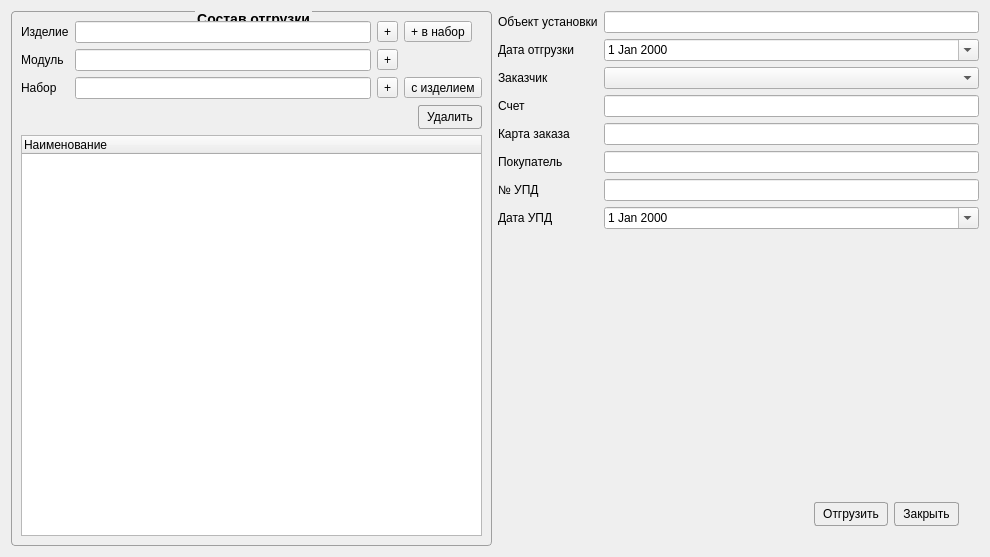
<?xml version="1.0" encoding="UTF-8"?>
<ui version="4.0">
 <class>ShipWindow</class>
 <widget class="QDialog" name="ShipWindow">
  <property name="geometry">
   <rect>
    <x>0</x>
    <y>0</y>
    <width>990</width>
    <height>557</height>
   </rect>
  </property>
  <property name="windowTitle">
   <string>Отгрузка</string>
  </property>
  <property name="styleSheet">
   <string notr="true">QGroupBox {
    border: 1px solid #9F9F9F;
    font-size: 14px;
    font-weight: 800;
    color: black;
    border-radius: 4px;
    margin-top: 2.5ex; 
    padding-top: 2ex;
}
QGroupBox::title {
    subcontrol-origin: margin;
    subcontrol-position: top center;
}


QPushButton {
    border-radius: 3px;
    border: 1px solid #9F9F9F;
	padding-left: 8px;
	padding-right: 8px;
	padding-top: 4px;
	padding-bottom: 4px;
}

QPushButton:hover { 
	background-color: white;
}

QPushButton:pressed {
background-color: LightGray;
    position: relative;
     top: 4px; left: 4px;
}


</string>
  </property>
  <layout class="QHBoxLayout" name="horizontalLayout_3">
   <item>
    <widget class="QGroupBox" name="groupBox">
     <property name="title">
      <string>Состав отгрузки</string>
     </property>
     <layout class="QVBoxLayout" name="verticalLayout">
      <item>
       <layout class="QGridLayout" name="gridLayout">
        <item row="1" column="1">
         <widget class="QLineEdit" name="leNumModul"/>
        </item>
        <item row="1" column="0">
         <widget class="QLabel" name="label_5">
          <property name="text">
           <string>Модуль</string>
          </property>
         </widget>
        </item>
        <item row="0" column="3">
         <widget class="QToolButton" name="tbAddSetterProd">
          <property name="toolTip">
           <string>Добавить изделие  нвборе</string>
          </property>
          <property name="text">
           <string>+ в набор</string>
          </property>
         </widget>
        </item>
        <item row="0" column="1">
         <widget class="QLineEdit" name="leNumProd"/>
        </item>
        <item row="0" column="2">
         <widget class="QToolButton" name="tbNumProd">
          <property name="toolTip">
           <string>Добавить изделие</string>
          </property>
          <property name="text">
           <string>+</string>
          </property>
         </widget>
        </item>
        <item row="0" column="0">
         <widget class="QLabel" name="label_4">
          <property name="text">
           <string>Изделие</string>
          </property>
         </widget>
        </item>
        <item row="1" column="2">
         <widget class="QToolButton" name="tbNumModul">
          <property name="toolTip">
           <string>Добавить модуль</string>
          </property>
          <property name="text">
           <string>+</string>
          </property>
         </widget>
        </item>
        <item row="2" column="1">
         <widget class="QLineEdit" name="leSetterOut"/>
        </item>
        <item row="2" column="0">
         <widget class="QLabel" name="label">
          <property name="text">
           <string>Набор</string>
          </property>
         </widget>
        </item>
        <item row="2" column="2">
         <widget class="QToolButton" name="tbAddSetter">
          <property name="text">
           <string>+</string>
          </property>
         </widget>
        </item>
        <item row="2" column="3">
         <widget class="QToolButton" name="tbAddSetProd">
          <property name="text">
           <string>с изделием</string>
          </property>
         </widget>
        </item>
       </layout>
      </item>
      <item>
       <layout class="QHBoxLayout" name="horizontalLayout">
        <item>
         <spacer name="horizontalSpacer">
          <property name="orientation">
           <enum>Qt::Orientation::Horizontal</enum>
          </property>
          <property name="sizeHint" stdset="0">
           <size>
            <width>40</width>
            <height>20</height>
           </size>
          </property>
         </spacer>
        </item>
        <item>
         <widget class="QPushButton" name="pbDelete">
          <property name="toolTip">
           <string>Удалить выделенную строку</string>
          </property>
          <property name="text">
           <string>Удалить</string>
          </property>
         </widget>
        </item>
       </layout>
      </item>
      <item>
       <widget class="QTreeWidget" name="twTreeDevice">
        <column>
         <property name="text">
          <string>Наименование</string>
         </property>
        </column>
       </widget>
      </item>
     </layout>
    </widget>
   </item>
   <item>
    <layout class="QVBoxLayout" name="verticalLayout_2">
     <item>
      <layout class="QFormLayout" name="formLayout">
       <item row="0" column="0">
        <widget class="QLabel" name="label_6">
         <property name="text">
          <string>Объект установки</string>
         </property>
        </widget>
       </item>
       <item row="0" column="1">
        <widget class="QLineEdit" name="leObjectInstall"/>
       </item>
       <item row="1" column="0">
        <widget class="QLabel" name="label_7">
         <property name="text">
          <string>Дата отгрузки</string>
         </property>
        </widget>
       </item>
       <item row="1" column="1">
        <widget class="QDateEdit" name="deDateOut">
         <property name="calendarPopup">
          <bool>true</bool>
         </property>
        </widget>
       </item>
       <item row="2" column="0">
        <widget class="QLabel" name="label_8">
         <property name="text">
          <string>Заказчик</string>
         </property>
        </widget>
       </item>
       <item row="2" column="1">
        <widget class="QComboBox" name="cbCusomer"/>
       </item>
       <item row="3" column="0">
        <widget class="QLabel" name="label_9">
         <property name="text">
          <string>Счет</string>
         </property>
        </widget>
       </item>
       <item row="3" column="1">
        <widget class="QLineEdit" name="leSchet"/>
       </item>
       <item row="4" column="0">
        <widget class="QLabel" name="label_10">
         <property name="text">
          <string>Карта заказа</string>
         </property>
        </widget>
       </item>
       <item row="4" column="1">
        <widget class="QLineEdit" name="leCardOrder"/>
       </item>
       <item row="5" column="0">
        <widget class="QLabel" name="label_11">
         <property name="text">
          <string>Покупатель</string>
         </property>
        </widget>
       </item>
       <item row="5" column="1">
        <widget class="QLineEdit" name="leBuyer"/>
       </item>
       <item row="6" column="0">
        <widget class="QLabel" name="label_12">
         <property name="text">
          <string>№ УПД</string>
         </property>
        </widget>
       </item>
       <item row="6" column="1">
        <widget class="QLineEdit" name="leNumUPD"/>
       </item>
       <item row="7" column="0">
        <widget class="QLabel" name="label_13">
         <property name="text">
          <string>Дата УПД</string>
         </property>
        </widget>
       </item>
       <item row="7" column="1">
        <widget class="QDateEdit" name="deDateUPD">
         <property name="calendarPopup">
          <bool>true</bool>
         </property>
        </widget>
       </item>
      </layout>
     </item>
     <item>
      <layout class="QHBoxLayout" name="horizontalLayout_2">
       <property name="rightMargin">
        <number>20</number>
       </property>
       <property name="bottomMargin">
        <number>20</number>
       </property>
       <item>
        <spacer name="horizontalSpacer_2">
         <property name="orientation">
          <enum>Qt::Orientation::Horizontal</enum>
         </property>
         <property name="sizeHint" stdset="0">
          <size>
           <width>40</width>
           <height>20</height>
          </size>
         </property>
        </spacer>
       </item>
       <item alignment="Qt::AlignmentFlag::AlignBottom">
        <widget class="QPushButton" name="pbFinish">
         <property name="text">
          <string>Отгрузить</string>
         </property>
        </widget>
       </item>
       <item alignment="Qt::AlignmentFlag::AlignBottom">
        <widget class="QPushButton" name="pbClose">
         <property name="text">
          <string>Закрыть</string>
         </property>
        </widget>
       </item>
      </layout>
     </item>
    </layout>
   </item>
  </layout>
 </widget>
 <tabstops>
  <tabstop>twTreeDevice</tabstop>
  <tabstop>leObjectInstall</tabstop>
  <tabstop>deDateOut</tabstop>
  <tabstop>leSchet</tabstop>
  <tabstop>leCardOrder</tabstop>
  <tabstop>leBuyer</tabstop>
  <tabstop>leNumUPD</tabstop>
  <tabstop>deDateUPD</tabstop>
  <tabstop>leNumProd</tabstop>
  <tabstop>leNumModul</tabstop>
  <tabstop>pbFinish</tabstop>
  <tabstop>pbClose</tabstop>
  <tabstop>tbNumModul</tabstop>
  <tabstop>pbDelete</tabstop>
  <tabstop>tbNumProd</tabstop>
  <tabstop>tbAddSetterProd</tabstop>
 </tabstops>
 <resources/>
 <connections/>
</ui>
